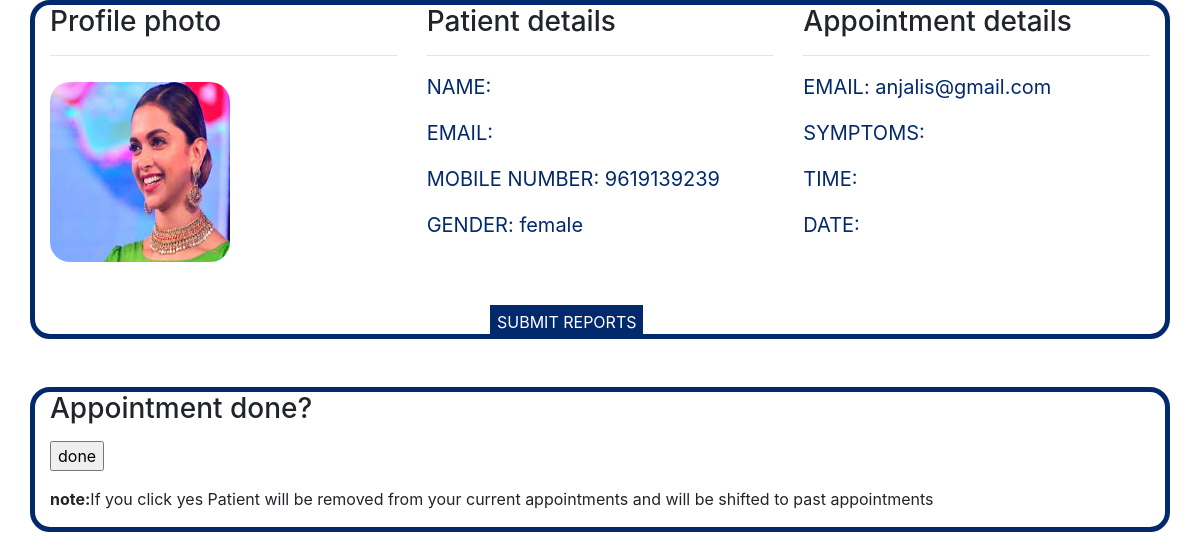
Screenshot of /view_pat.php?show=anjalis@gmail.com with the database file from the repository.
### tables this page shows
CREATE TABLE `profile` (
  `email` varchar(120) NOT NULL,
  `photo` varchar(100) NOT NULL,
  `pset` varchar(20) NOT NULL
);

CREATE TABLE `patient` (
  `fname` varchar(40) NOT NULL,
  `lname` varchar(40) NOT NULL,
  `mobile_number` text NOT NULL,
  `email` varchar(50) NOT NULL,
  `password` varchar(30) NOT NULL,
  `gender` text NOT NULL,
  `status` varchar(8) NOT NULL DEFAULT 'inactive'
);

### view_pat.php (the view, shortened to what this page needs)
<link rel="stylesheet" href="https://stackpath.bootstrapcdn.com/bootstrap/4.1.3/css/bootstrap.min.css">
<?php
if(isset($_GET['show']))
{
$link = mysqli_connect("localhost","root", "", "hospital");
$mail=$_GET['show'];
$sql1="select *from patient where email='$mail'";
$sql2="select * from appointment where Email='$mail' and status='noo'";
$result1=mysqli_query($link,$sql1);
$result2=mysqli_query($link,$sql2);
$row1=mysqli_fetch_assoc($result1);
$row2=mysqli_fetch_assoc($result2);
?>
<div class="container">
<?php
 $sql3="select * from profile where email='$mail'";
        $result3=mysqli_query($link,$sql3);
        $row3=mysqli_fetch_assoc($result3);
       echo'
            <div class="row">
            <div class="col-12 patient">
            <div class="row">
            <div class="col-4">
            <h3>Profile photo</h3><hr>
            <img src="profile/'.$row3["photo"].'" alt="patient didnt upload photo" width="180px" height="180px" style="margin-top:10px;">
            </div>
          <div class="col-4">
          <h3>Patient details</h3><hr>';
          echo'<p>NAME: '.$row2["fname"]." ".$row2["lname"].'</p>';
          echo'<p>EMAIL: '.$row2["Email"].'</p>';
          echo'<p>MOBILE NUMBER: '.$row1["mobile_number"].'</p>';
          echo'<p>GENDER: '.$row1["gender"].'</p>';
          echo'</div>';
			echo'<div class="col-4">';
          echo '<h3>Appointment details</h3><hr>';
          echo'<p>EMAIL: '.$row1["email"].'</p>';
          echo'<p>SYMPTOMS: '.$row2["Symptoms"].'</p>';
          echo'<p>TIME: '.$row2["time1"].'</p>';
          echo'<p>DATE: '.$row2["date1"].'</p>';
          echo'</div>';
?>
</div></div></div>
<br>
<br>
<div class="submit">
<a href="#">SUBMIT REPORTS</a>
</div>
</div>
<div class="container">
	<h3>
		Appointment done?
	</h3>
<p>
	<form method="post">
		<input type="submit" name="done" value="done">
	</form>
<strong>note:</strong>If you click yes Patient will be removed from your current appointments and will be shifted to past appointments</p>
	</div>
<?php
}
?>

### view_pat.php (style rules this page uses)
img { border-radius:20px; }
.container { border:5px solid #03296d; border-radius:20px; }
p { font-size:20px; color:#03296d; }
a:link { text-decoration: none; }
.submit a { margin:0 40%; padding:5px; text-align: center; border:2px solid #03296d; background-color: #03296d; color:white; }

### rows the page displays
profile: photo (picture)
patient: mobile_number "9619139239", gender "female", email "anjalis@gmail.com"
